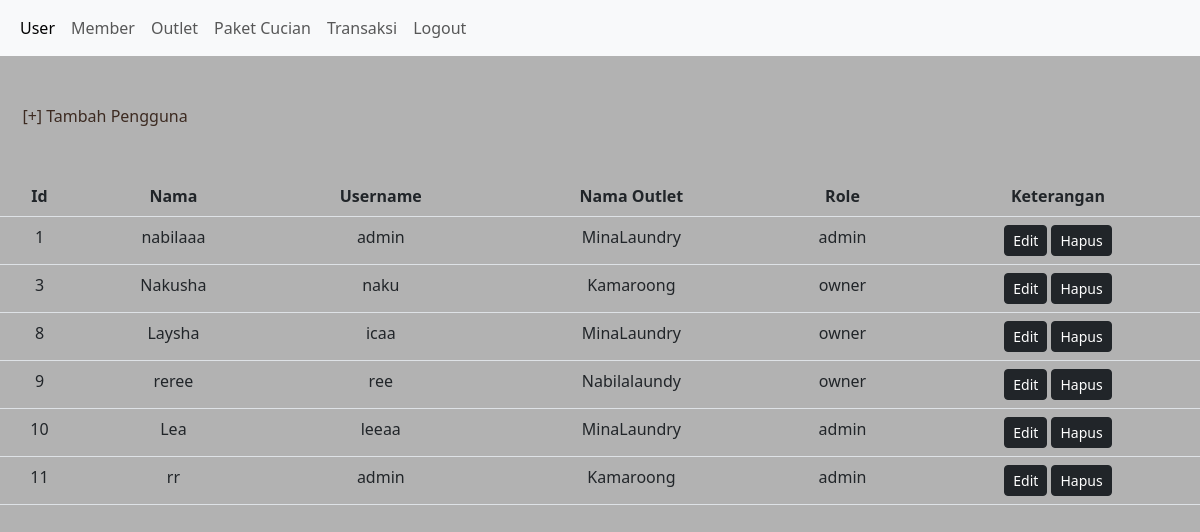
Screenshot of /admin/user.php with the database file from the repository.
### tables this page shows
CREATE TABLE `tb_user_ismi` (
  `id_user` int(11) NOT NULL,
  `nama_user` varchar(100) NOT NULL,
  `username` varchar(30) NOT NULL,
  `password` text NOT NULL,
  `id_outlet` int(11) NOT NULL,
  `role` enum('admin','kasir','owner') NOT NULL
);

CREATE TABLE `tb_outlet_ismi` (
  `id_outlet` int(11) NOT NULL,
  `nama_outlet` varchar(100) NOT NULL,
  `alamat` text NOT NULL,
  `tlp` varchar(15) NOT NULL
);

### admin/user.php (the view, shortened to what this page needs)
<!DOCTYPE html>
<html lang="en">
<head>
    <link rel="stylesheet" href="../assets/bootstrap-5.3.0-alpha1-dist/css/bootstrap.min.css">
</head>
<body>
    <nav class="navbar navbar-expand-lg bg-body-tertiary">
        <div class="container-fluid">
            <div class="collapse navbar-collapse" id="navbarNavAltMarkup">
                <div class="navbar-nav">
                    <a class="nav-link active" aria-current="page" href="user.php">User</a>
                    <a class="nav-link" href="member.php">Member</a>
                    <a class="nav-link" href="outlet.php">Outlet</a>
                    <a class="nav-link" href="paket.php">Paket Cucian</a>
                    <a class="nav-link" href="transaksi.php">Transaksi</a>
                    <a class="nav-link" href="../logout.php">Logout</a>
                </div>
            </div>
        </div>
    </nav><br>
    <br>
    <?php
    include '../koneksi.php';
    $sql = "SELECT * FROM tb_user_ismi as a INNER JOIN tb_outlet_ismi as b ON a.id_outlet=b.id_outlet";
    $role = mysqli_query($conn, $sql);
    ?>
    <nav>
        <a href="user_tambah.php" style="margin-left: 1.4rem;">[+] Tambah Pengguna</a>
    </nav>
    <br><br>
    <center>
        <table class="table">
            <thead>
                <tr>
                    <th>Id</th>
                    <th>Nama</th>
                    <th>Username</th>
                    <th>Nama Outlet</th>
                    <th>Role</th>
                    <th>Keterangan</th>
                </tr>
            </thead>
            <tbody>
                <?php foreach ($role as $row) : ?>
                    <tr>
                        <td><?= $row["id_user"]; ?></td>
                        <td><?= $row["nama_user"]; ?></td>
                        <td><?= $row["username"]; ?></td>
                        <td><?= $row["nama_outlet"]; ?></td>
                        <td><?= $row["role"]; ?></td>
                        <td>
                            <a href="user_edit.php?id=<?= $row['id_user']; ?>" class="btn btn-dark btn-sm" title="Update">Edit</a>
                            <a href="user_hapus.php?id=<?= $row['id_user']; ?>" class="btn btn-dark btn-sm" oneclick="return confirm ('yakin?');"> Hapus</a>
                        </td>
                    </tr>
                <?php endforeach; ?>
            </tbody>
        </table>
    </center>
</body>
</html>

### admin/user.php (style rules this page uses)
body { background-color: #B2B2B2; color: #3C2A21; }
nav a { text-decoration: none; color: #3C2A21; }
table { text-align: center; }

### rows the page displays
tb_user_ismi: id_user "1", nama_user "nabilaaa", username "admin", id_outlet.nama_outlet "MinaLaundry", role "admin"
tb_user_ismi: id_user "3", nama_user "Nakusha", username "naku", id_outlet.nama_outlet "Kamaroong", role "owner"
tb_user_ismi: id_user "8", nama_user "Laysha", username "icaa", id_outlet.nama_outlet "MinaLaundry", role "owner"
tb_user_ismi: id_user "9", nama_user "reree", username "ree", id_outlet.nama_outlet "Nabilalaundy", role "owner"
tb_user_ismi: id_user "10", nama_user "Lea", username "leeaa", id_outlet.nama_outlet "MinaLaundry", role "admin"
tb_user_ismi: id_user "11", nama_user "rr", username "admin", id_outlet.nama_outlet "Kamaroong", role "admin"
